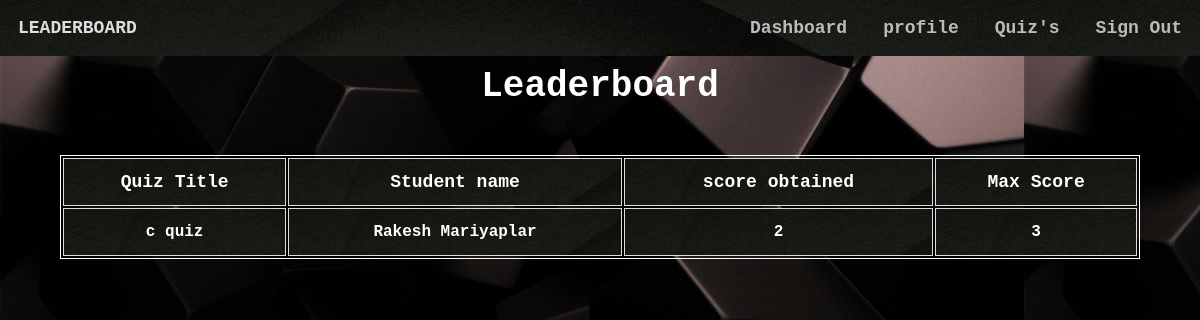
Page /stleaderboard.php (signed in) on the committed database.
### tables this page shows
CREATE TABLE IF NOT EXISTS `score` (
  `slno` int(11) NOT NULL AUTO_INCREMENT,
  `score` int(11) NOT NULL,
  `quizid` int(11) NOT NULL,
  `mail` varchar(30) DEFAULT NULL,
  `totalscore` int(11) DEFAULT NULL,
  `remark` varchar(20) DEFAULT NULL,
  PRIMARY KEY (`slno`),
  KEY `quizid` (`quizid`),
  KEY `mail` (`mail`)
);

CREATE TABLE IF NOT EXISTS `quiz` (
  `quizid` int(11) NOT NULL AUTO_INCREMENT,
  `quizname` varchar(20) NOT NULL,
  `date_created` timestamp NOT NULL DEFAULT CURRENT_TIMESTAMP,
  `mail` varchar(30) DEFAULT NULL,
  PRIMARY KEY (`quizid`),
  KEY `mail` (`mail`)
);

CREATE TABLE IF NOT EXISTS `student` (
  `usn` varchar(10) NOT NULL,
  `name` varchar(20) NOT NULL,
  `mail` varchar(30) NOT NULL,
  `phno` varchar(10) NOT NULL,
  `gender` varchar(1) NOT NULL,
  `DOB` varchar(10) NOT NULL,
  `pw` varchar(200) NOT NULL,
  `dept` varchar(3) DEFAULT NULL,
  PRIMARY KEY (`mail`),
  UNIQUE KEY `mail` (`mail`),
  UNIQUE KEY `phno` (`phno`),
  UNIQUE KEY `usn` (`usn`),
  KEY `dept` (`dept`)
);

### stleaderboard.php (the view, shortened to what this page needs)
<html>
<head>
</head>
<?php
                $conn = mysqli_connect("localhost","root","","online_examination");
                if (!$conn) {
    echo "<script>alert(\"Database error retry after some time !\")</script>";
} else {
    $username1 = $_SESSION["username"];
}
?>
<body style="margin: 0 !important;font-weight: bolder !important;background-image:url(./images/dark.png);font-family: 'Courier New', Courier, monospace;height:auto;color:#fff">
    <div id="main" style="height: auto;color:#fff !important">
        <div class="navbar" style="display: inline-flex;width: 100%;color:#ddd;position:fixed;">
            <section style="margin: 1.5vw;">LEADERBOARD</section>
            <ul style="display: inline-flex;padding: 0 !important;margin: 0;float: right;right: 0;position: fixed;width: 50vw;">
                <li onclick="dash()">Dashboard</li>
                <li onclick="prof()">profile</li>
                <li onclick="score()">Quiz's</li>
                <li onclick="lo()">Sign Out</li>
            </ul>
        </div><br><br>
    <section style="color:#fff !important">
            <?php
            $sql="select quizname,s.name,score,totalscore from student s,staff st,score sc,quiz q where q.quizid=sc.quizid and s.mail=sc.mail and q.mail=st.mail and q.mail='{$username1}' ORDER BY score DESC";
            $res=mysqli_query($conn,$sql);
            if($res)
            {
                echo "<center><h1 style=\"font-size: 3vw\">Leaderboard</h1></center>";
                echo "<table id=\"le\"><thead><tr><td>Quiz Title</td>&nbsp;<td>Student name</td><td>score obtained</td><td>Max Score</td></tr></thead>";
                while ($row = mysqli_fetch_assoc($res)) {
                    echo "<tr><td>".$row["quizname"]."</td><td>".$row["name"]."</td><td>".$row["score"]."</td><td>".$row["totalscore"]."</td></tr>";
                }
                echo "</table><br><br>";
            }
            else{
                echo mysqli_error($conn);
            }
            ?>
    </section>
</body>
</html>

### stleaderboard.php (style rules this page uses)
table { width: 90vw; margin-left: 5vw; margin-right: 5vw; align-content: center; border: 1px solid white; }
thead { font-weight:900; font-size: 1.5vw; }
td { width: auto; border: 1px solid #ddd; text-align: center; height: 4vw; font-weight: bold; background-image: url(./images/header.png); }
li { margin: 1.5vw; font-size:1.5vw; color:#bbb; }
ul { list-style: none; width: auto !important; }
.navbar { background-image: url(./images/header.png) !important; font-size: 1.5vw; }

### rows in the picture
score: quizid.quizname "c quiz", mail.name "Rakesh Mariyaplar", score "2", totalscore "3"
